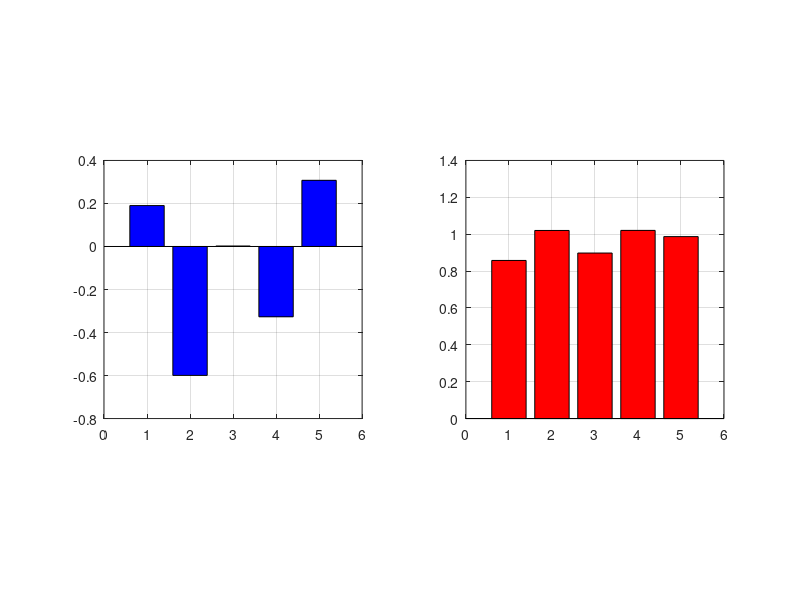

This figure's MATLAB source:
clear 
D=5;
data = randn(10,D);

subplot(1,2,1), axis square, hold on, grid on, box on
bar(1:D, mean(data), 'b')

subplot(1,2,2), axis square, hold on, grid on, box on
bar(1:D, std(data), 'r')
